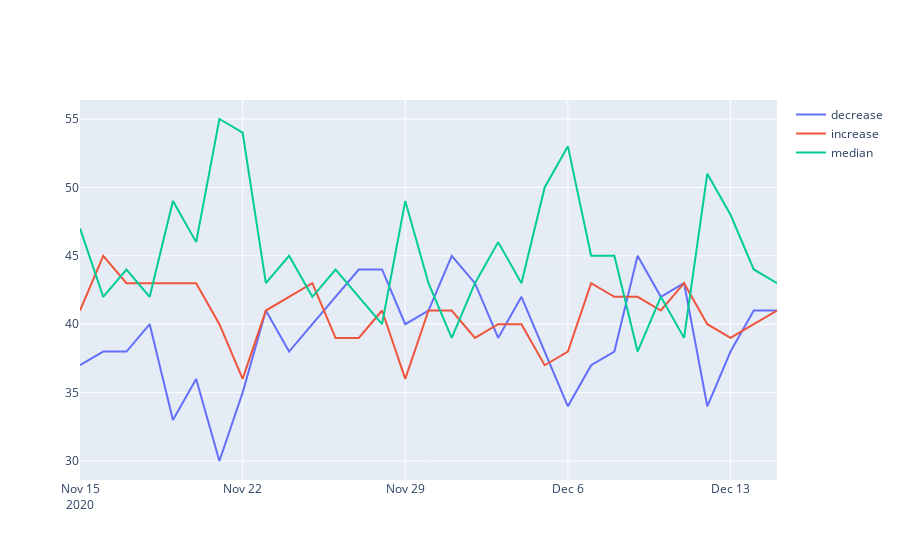

The cell this chart's notebook holds for it:
### Code cell
fig = go.Figure()
fig.add_trace(go.Scatter(y=trends_lower, x=dates,
                    mode='lines',
                    name='decrease'))
fig.add_trace(go.Scatter(y=trends_upper, x=dates,
                    mode='lines',
                    name='increase'))
fig.add_trace(go.Scatter(y=trends_median, x=dates,
                    mode='lines',
                    name='median'))

fig.show()

### Figure 1 — Plotly figure (JSON) as saved in the notebook; plotly's stock layout.template omitted (floating-point values rounded to 4 significant figures)
{"data": [{"mode": "lines", "name": "decrease", "type": "scatter", "x": ["2020-11-15", "2020-11-16", "2020-11-17", "2020-11-18", "2020-11-19", "2020-11-20", "2020-11-21", "2020-11-22", "2020-11-23", "2020-11-24", "2020-11-25", "2020-11-26", "2020-11-27", "2020-11-28", "2020-11-29", "2020-11-30", "2020-12-01", "2020-12-02", "2020-12-03", "2020-12-04", "2020-12-05", "2020-12-06", "2020-12-07", "2020-12-08", "2020-12-09", "2020-12-10", "2020-12-11", "2020-12-12", "2020-12-13", "2020-12-14", "2020-12-15"], "y": [37, 38, 38, 40, 33, 36, 30, 35, 41, 38, 40, 42, 44, 44, 40, 41, 45, 43, 39, 42, 38, 34, 37, 38, 45, 42, 43, 34, 38, 41, 41]}, {"mode": "lines", "name": "increase", "type": "scatter", "x": ["2020-11-15", "2020-11-16", "2020-11-17", "2020-11-18", "2020-11-19", "2020-11-20", "2020-11-21", "2020-11-22", "2020-11-23", "2020-11-24", "2020-11-25", "2020-11-26", "2020-11-27", "2020-11-28", "2020-11-29", "2020-11-30", "2020-12-01", "2020-12-02", "2020-12-03", "2020-12-04", "2020-12-05", "2020-12-06", "2020-12-07", "2020-12-08", "2020-12-09", "2020-12-10", "2020-12-11", "2020-12-12", "2020-12-13", "2020-12-14", "2020-12-15"], "y": [41, 45, 43, 43, 43, 43, 40, 36, 41, 42, 43, 39, 39, 41, 36, 41, 41, 39, 40, 40, 37, 38, 43, 42, 42, 41, 43, 40, 39, 40, 41]}, {"mode": "lines", "name": "median", "type": "scatter", "x": ["2020-11-15", "2020-11-16", "2020-11-17", "2020-11-18", "2020-11-19", "2020-11-20", "2020-11-21", "2020-11-22", "2020-11-23", "2020-11-24", "2020-11-25", "2020-11-26", "2020-11-27", "2020-11-28", "2020-11-29", "2020-11-30", "2020-12-01", "2020-12-02", "2020-12-03", "2020-12-04", "2020-12-05", "2020-12-06", "2020-12-07", "2020-12-08", "2020-12-09", "2020-12-10", "2020-12-11", "2020-12-12", "2020-12-13", "2020-12-14", "2020-12-15"], "y": [47, 42, 44, 42, 49, 46, 55, 54, 43, 45, 42, 44, 42, 40, 49, 43, 39, 43, 46, 43, 50, 53, 45, 45, 38, 42, 39, 51, 48, 44, 43]}], "layout": {}}
